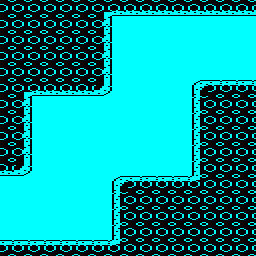

This is a level from a 2D game, rendered from its Tiled map with the project's own tilesets. A one-line summary and the complete map file follow:
An orthogonal 16x16 tile map with 16x16 px tiles, 1 tile layer (Tile Layer 1) and 2 objects (2x edge_exit).

<map version="1.8" tiledversion="1.8.2" orientation="orthogonal" renderorder="right-down" width="16" height="16" tilewidth="16" tileheight="16" infinite="0" backgroundcolor="#00ffff" nextlayerid="4" nextobjectid="11">
 <tileset firstgid="1" source="../../tiled/porthole.tsx" />
 <layer id="1" name="Tile Layer 1" width="16" height="16">
  <data encoding="csv">
54,54,54,54,54,54,44,35,35,35,35,35,35,35,35,35,
54,54,54,54,54,54,34,1,1,1,1,1,1,1,1,1,
54,54,54,54,54,54,34,1,1,1,1,1,1,1,1,1,
54,54,54,54,54,54,34,1,1,1,1,1,1,1,1,1,
54,54,54,54,54,54,34,1,1,1,1,1,1,1,1,1,
54,44,35,35,35,35,40,1,1,1,1,1,38,33,33,33,
54,34,1,1,1,1,1,1,1,1,1,1,36,54,54,54,
54,34,1,1,1,1,1,1,1,1,1,1,36,54,54,54,
54,34,1,1,1,1,1,1,1,1,1,1,36,54,54,54,
54,34,1,1,1,1,1,1,1,1,1,1,36,54,54,54,
35,40,1,1,1,1,1,1,1,1,1,1,36,54,54,54,
1,1,1,1,1,1,1,38,33,33,33,33,42,54,54,54,
1,1,1,1,1,1,1,36,54,54,54,54,54,54,54,54,
1,1,1,1,1,1,1,36,54,54,54,54,54,54,54,54,
1,1,1,1,1,1,1,36,54,54,54,54,54,54,54,54,
33,33,33,33,33,33,33,42,54,54,54,54,54,54,54,54
</data>
 </layer>
 <objectgroup id="2" name="objects" />
 <objectgroup id="3" name="meta">
  <object id="9" name="edge_exit_01" type="edge_exit" x="0" y="176" width="16" height="64">
   <properties>
    <property name="id" value="edge_exit_01" />
    <property name="to" value="room00" />
   </properties>
  </object>
  <object id="10" name="edge_exit_02" type="edge_exit" x="240" y="16" width="16" height="64">
   <properties>
    <property name="id" value="edge_exit_02" />
    <property name="to" value="room02" />
   </properties>
  </object>
 </objectgroup>
</map>
